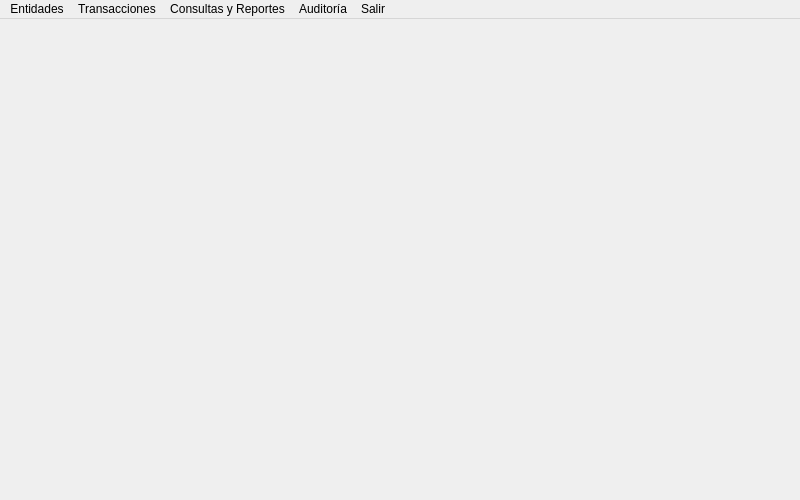
<?xml version="1.0" encoding="UTF-8"?>
<ui version="4.0">
 <class>VentanaMenuPrincipal</class>
 <widget class="QMainWindow" name="VentanaMenuPrincipal">
  <property name="geometry">
   <rect>
    <x>0</x>
    <y>0</y>
    <width>800</width>
    <height>500</height>
   </rect>
  </property>
  <property name="windowTitle">
   <string>Menú principal</string>
  </property>
  <widget class="QWidget" name="centralwidget">
   <layout class="QVBoxLayout" name="layoutCentral">
    <item>
     <widget class="QLabel" name="lblBienvenida">
      <property name="font">
       <font>
        <pointsize>14</pointsize>
       </font>
      </property>
      <property name="alignment">
       <set>Qt::AlignmentFlag::AlignCenter</set>
      </property>
     </widget>
    </item>
   </layout>
  </widget>
  <widget class="QMenuBar" name="menubar">
   <widget class="QMenu" name="menuEntidades">
    <property name="title">
     <string>Entidades</string>
    </property>
    <addaction name="actionCiudad"/>
    <addaction name="actionCategoria"/>
    <addaction name="actionProducto"/>
    <addaction name="actionProveedor"/>
   </widget>
   <widget class="QMenu" name="menuTransacciones">
    <property name="title">
     <string>Transacciones</string>
    </property>
    <addaction name="actionProveedorProducto"/>
   </widget>
   <widget class="QMenu" name="menuConsultasReportes">
    <property name="title">
     <string>Consultas y Reportes</string>
    </property>
    <addaction name="actionConsultas"/>
    <addaction name="actionReportes"/>
   </widget>
   <widget class="QMenu" name="menuAuditoria">
    <property name="title">
     <string>Auditoría</string>
    </property>
    <addaction name="actionUsuarios"/>
    <addaction name="actionBitacora"/>
   </widget>
   <addaction name="menuEntidades"/>
   <addaction name="menuTransacciones"/>
   <addaction name="menuConsultasReportes"/>
   <addaction name="menuAuditoria"/>
   <addaction name="actionSalir"/>
  </widget>
  <action name="actionCiudad">
   <property name="text">
    <string>Ciudad</string>
   </property>
  </action>
  <action name="actionCategoria">
   <property name="text">
    <string>Categoría</string>
   </property>
  </action>
  <action name="actionProducto">
   <property name="text">
    <string>Producto</string>
   </property>
  </action>
  <action name="actionProveedor">
   <property name="text">
    <string>Proveedor</string>
   </property>
  </action>
  <action name="actionProveedorProducto">
   <property name="text">
    <string>Proveedor - Producto</string>
   </property>
  </action>
  <action name="actionConsultas">
   <property name="text">
    <string>Consultas</string>
   </property>
  </action>
  <action name="actionReportes">
   <property name="text">
    <string>Reportes</string>
   </property>
  </action>
  <action name="actionUsuarios">
   <property name="text">
    <string>Gestión de usuarios</string>
   </property>
  </action>
  <action name="actionBitacora">
   <property name="text">
    <string>Bitácora</string>
   </property>
  </action>
  <action name="actionSalir">
   <property name="text">
    <string>Salir</string>
   </property>
  </action>
 </widget>
 <resources/>
 <connections/>
</ui>
